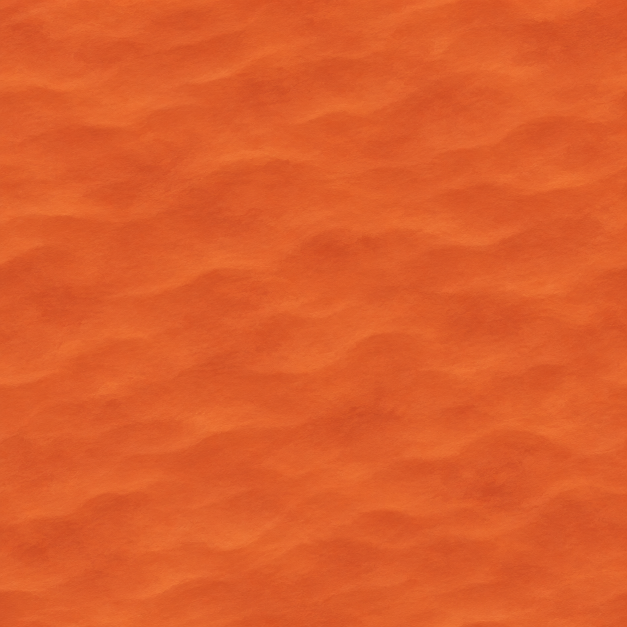
#> input picture art/canyon/sand_tex.png, 1254 x 1254 px, found by its file name (shown at 1/2 size)
$ python canyon.py ../art/canyon/sand_tex.png ../art/canyon/mesa_tex.png
#> lines starting #> are read from the running program, lines starting #| are printed output that depends on the picture; after the words box and inside, x2 and y2 are one past the last pixel; in counts of white or black regions, pixels touching at a corner belong together
#> in tex, im is the input picture: PIL image 1254x1254 RGB; mean R, G, B 221.2, 93.8, 43.3
### build/terrain.py
# painted scenery and ground (original art supplied by the game's owner):
# trees, bushes, rocks, sea rocks, a walking sheep, seamless grass / water textures, and
# edge-and-corner sheets for meadow patches, island sand and island grass, built from the painted textures
# in the exact 4x4 layout the game's auto() expects (col: left edge, middle, right edge, single; same for rows).
import sys,os,json,math
import numpy as np
from PIL import Image,ImageFilter
sys.path.insert(0,'/home/claude/pipe')
from paint2 import cutout
from flyers import alpha_of
from gob import split,top_shift

K=2.5
def save(im,OUT,n):im.save(os.path.join(OUT,n+'.png'),optimize=True)
def sharpen(im):
    rgb=im.convert('RGB').filter(ImageFilter.UnsharpMask(1.5,90,2)).convert('RGBA');rgb.putalpha(im.getchannel('A'));return rgb

# [10 lines left out: functions prop, row, not called in this run]

def seamless(arr):
    # blend the texture with itself shifted by half, so its edges wrap without a visible seam
    h,w=arr.shape[:2];B=np.roll(np.roll(arr,h//2,0),w//2,1)
#> after `h, w = arr.shape[:2]`: h = 1254; w = 1254
    y=np.linspace(0,1,h)[:,None];x=np.linspace(0,1,w)[None,:]
#> after `y = np.linspace(0, 1, h)[:, None]`: y = 1254 values from 0 to 1
    m=np.minimum(np.minimum(x,1-x),np.minimum(y,1-y))*2;m=np.clip(m*2.2,0,1)[...,None]
    return arr*m+B*(1-m)

def tex(path,size,crop=None):
    im=Image.open(path).convert('RGB')
    if crop:im=im.crop(crop)
    a=seamless(np.asarray(im).astype(float));return Image.fromarray(a.clip(0,255).astype('uint8')).resize((size,size),Image.LANCZOS)
#> call 2 of tex, with path = '../art/canyon/sand_tex.png/mesa_tex.png', size = 128, crop = (300, 300, 800, 800)
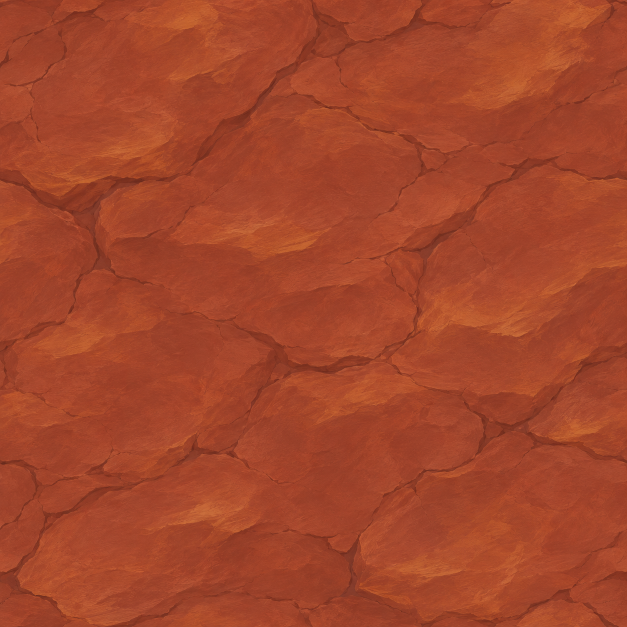
#> input picture art/canyon/mesa_tex.png, 1254 x 1254 px, found by its file name (shown at 1/2 size)
#> in tex, im is the input picture: PIL image 1254x1254 RGB; mean R, G, B 163.2, 69.9, 43.1

def sheet(texture,T,ink,ink_w,inset,amp,shade=None):
    # 4x4 edge sheet; texture is a T-px seamless tile
#> called with T = 128, ink = (62, 24, 16), ink_w = 11, inset = 6.4, amp = 5.76, shade = 0
    tx=np.asarray(texture.convert('RGB')).astype(float)
    out=np.zeros((4*T,4*T,4))
    yy,xx=np.mgrid[0:T,0:T].astype(float)+.5
    wob=lambda t,ph:inset+amp*(np.sin(2*np.pi*(2*t/T)+ph)*.6+np.sin(2*np.pi*(3*t/T)+ph*1.7)*.4)
    r=T*.32
    for cy in range(4):
        for cx in range(4):
            L=cx in(0,3);R=cx in(2,3);U=cy in(0,3);D=cy in(2,3);BIG=1e9
            dl=xx-wob(yy,.3) if L else BIG+0*xx;dr=(T-xx)-wob(yy,1.1) if R else BIG+0*xx
            du=yy-wob(xx,2.0) if U else BIG+0*xx;dd=(T-yy)-wob(xx,2.9) if D else BIG+0*xx
            eff=np.minimum.reduce([dl,dr,du,dd])
            for a,b in((dl,du),(du,dr),(dr,dd),(dd,dl)):
                c=(a<r)&(b<r);e=r-np.hypot(r-a,r-b);eff=np.where(c,np.minimum(eff,e),eff)
            al=np.clip(eff+.5,0,1)
            col=tx.copy()
            if shade is not None:
                k=np.clip(1-eff/(T*.18),0,1)[...,None];col=col*(1-shade*k)
            ik=np.clip(1-np.abs(eff-ink_w/2)/(ink_w/2),0,1)[...,None]*(eff<ink_w*1.2)[...,None]
            col=col*(1-ik)+np.array(ink)[None,None,:]*ik
            out[cy*T:(cy+1)*T,cx*T:(cx+1)*T,:3]=col;out[cy*T:(cy+1)*T,cx*T:(cx+1)*T,3]=al*255
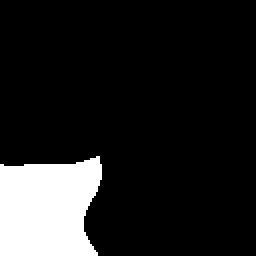
#> c: shape (128, 128) bool (shown 2 times larger); 13.1% white; 1 white region, box (x1, y1, x2, y2) and area: (0, 78, 51, 128) 2150
    return Image.fromarray(out.clip(0,255).astype('uint8'),'RGBA')
#> returned value: PIL image 512x512 RGBA
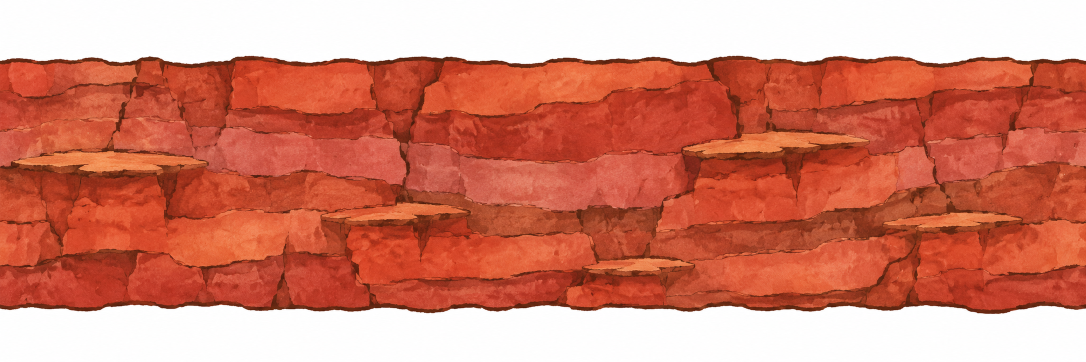
#> input picture art/canyon/cliff2.png, 2172 x 724 px, found by its file name (shown at 1/2 size)

# [27 lines that do not run on import are left out]

### build/flyers.py
# painted flying creatures (original art supplied by the game's owner): each source image holds three
# wing poses in a row (up, level, down) facing right. Cut them out, line the bodies up, and lay them
# out as a 4-frame flap loop: up, level, down, level.
import sys,os,json
import numpy as np
from PIL import Image,ImageFilter
from scipy import ndimage as ndi

K=2.5
# visible wingspan in map cells at the flyer's own in-game scale, so each sits at its old size
SIZE={'dragon':(1.9,1.15),'phoenix':(1.45,.9),'pegasus':(1.5,1.25),'bats':(.62,1),'wyrm':(2.0,1.2),'angel':(1.2,.8),'drake':(1.8,1.05),'imp':(1.0,1.05)}

def alpha_of(im):
    mn=im.min(-1)
    lab,_=ndi.label(mn>232);e=set(lab[0,:])|set(lab[-1,:])|set(lab[:,0])|set(lab[:,-1]);e.discard(0)
#> after `lab, _ = ndi.label(mn > 232)`:
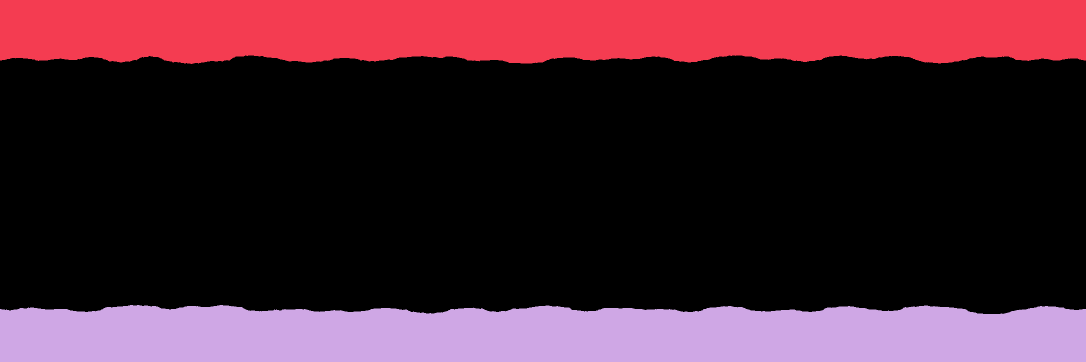
#> lab: shape (724, 2172) int32 (shown at 1/2 size); 3 distinct labels, from 0 to 2; one colour per label, 0 black
#> after `e = set(lab[0, :]) | set(lab[-1, :]) | set(lab[:, 0]) | set(lab[:, -1]`: e = 3 items
    bg=np.isin(lab,list(e))
#> bg: shape (724, 2172) bool; 31% white; 2 white regions, box (x1, y1, x2, y2) and area: (0, 0, 2172, 128) 257471, (0, 610, 2172, 724) 229733
    solid=~bg
    solid=ndi.binary_opening(solid,iterations=1)
#> solid: shape (724, 2172) bool; 69% white; 2 black regions, box (x1, y1, x2, y2) and area: (0, 0, 2172, 128) 257473, (0, 610, 2172, 724) 229735
    # holes of plain white enclosed by the figure (inside a halo, between wing and body) are background too
    wl,wn=ndi.label((mn>245)&solid)
#> wl: shape (724, 2172) int32; every value is 0
#> wn = 0
    if wn:
        ws=ndi.sum(np.ones_like(wl),wl,range(1,wn+1));solid&=~np.isin(wl,[i+1 for i,v in enumerate(ws) if v>700])
    lab,n=ndi.label(solid)
#> n = 1
    if n:
        sz=ndi.sum(solid,lab,range(1,n+1));solid=np.isin(lab,[i+1 for i,v in enumerate(sz) if v>=250])
#> after `sz = ndi.sum(solid, lab, range(1, n + 1))`: sz = [1085320]
    return ndi.gaussian_filter(np.where(solid,255.,0.),.8)
#> returned value: shape (724, 2172) float64

# [48 lines left out: functions split, body_shift, build, not called in this run]

# [7 lines that do not run on import are left out]

### build/paint2.py
# front-on painted hero castles: cut from white, drop the pale ground shadow, sharpen, add a firm dark outline so they sit with the pixel art
import sys,os,json,numpy as np
from PIL import Image,ImageFilter
from scipy import ndimage as ndi
def cutout(path,blank_top=0):
    im=np.asarray(Image.open(path).convert('RGB')).astype(float)
    if blank_top:im[:blank_top]=255
    mx=im.max(-1);mn=im.min(-1);lum=(im*[.3,.59,.11]).sum(-1);sat=(mx-mn)/np.maximum(mx,1)
    def edge_connected(mask):
        lab,_=ndi.label(mask);e=set(lab[0,:])|set(lab[-1,:])|set(lab[:,0])|set(lab[:,-1]);e.discard(0);return np.isin(lab,list(e))
    bg=edge_connected(mn>232)
    core=((sat>.22)|(lum<165))&~bg                     # real paint: coloured or dark; the hatched ground shadow is pale and grey
    core=ndi.binary_opening(core,iterations=2);core=ndi.binary_closing(core,iterations=6);solid=ndi.binary_fill_holes(core)
    solid=ndi.binary_opening(solid,iterations=3)
    lab,n=ndi.label(solid);sizes=ndi.sum(solid,lab,range(1,n+1));solid=lab==(1+int(np.argmax(sizes)))
    wl,wn=ndi.label((mn>236)&solid)
    if wn:
        ws=ndi.sum(np.ones_like(wl),wl,range(1,wn+1));solid&=~np.isin(wl,[i+1 for i,v in enumerate(ws) if v>260])
    a=ndi.gaussian_filter(np.where(solid,255.,0.),.9)
    res=Image.fromarray(np.dstack([im,a]).clip(0,255).astype('uint8'));return res.crop(res.getbbox())
# [5 lines left out: function finish, not called in this run]
def ruin(im):
    a=np.asarray(im).astype(float);l=(a[...,:3]*[.3,.59,.11]).sum(-1,keepdims=True);a[...,:3]=(l*.55+a[...,:3]*.15)*[1,.96,1.05];return Image.fromarray(a.clip(0,255).astype('uint8'))
# [8 lines that do not run on import are left out]

### build/canyon.py
# Red Canyon art (original art supplied by the game's owner): desert sand, mesa-top edge sheet, a cliff band
# that hangs under the front edge of every mesa, cacti, a dry bush, red rocks, a skull, a tumbleweed and a lizard
import sys,os,json
import numpy as np
from PIL import Image,ImageFilter
from scipy import ndimage as ndi
sys.path.insert(0,'/home/claude/pipe')
from paint2 import cutout
from flyers import alpha_of
from terrain import tex,sheet,prop,sharpen,K,save
import gob
src,OUT=sys.argv[1],sys.argv[2];M={};P=lambda n:os.path.join(src,n)

# ground
save(tex(P('sand_tex.png'),512),OUT,'dsand')
T=128;mt=tex(P('mesa_tex.png'),T,(300,300,800,800))
from PIL import ImageEnhance
mt=ImageEnhance.Color(ImageEnhance.Brightness(mt).enhance(1.12)).enhance(1.12)   # lift the plateau tops so they read against the sand
save(sheet(mt,T,(62,24,16),11,T*.05,T*.045,.0),OUT,'mesa')

# cliff bands: cut the rock strip off the white, keep its lower part (the top is hidden under the mesa edge),
# make it wrap left to right, and fit it to three cells wide and 0.7 of a cell tall. Two variants, one per row.
def band(path):
    rgb=np.asarray(Image.open(path).convert('RGB')).astype(float);a=alpha_of(rgb);ys,xs=np.nonzero(a>128)
    y0,y1,x0,x1=ys.min(),ys.max()+1,xs.min()+6,xs.max()-5
#> y0 = 111; y1 = 628; x0 = 6; x1 = 2166
    im=Image.fromarray(np.dstack([rgb,a]).clip(0,255).astype('uint8'),'RGBA').crop((x0,y0+int((y1-y0)*.18),x1,y1))
#> im: PIL image 2160x424 RGBA
    W,H=3*T,int(T*1.0);im=im.resize((W+60,H),Image.LANCZOS);arr=np.asarray(im).astype(float)
    o=60;w=np.linspace(0,1,o)[None,:,None];arr[:,:o]=arr[:,:o]*w+arr[:,W:W+o]*(1-w)   # blend the ends so it wraps
#> after `arr[:, :o] = arr[:, :o] * w + arr[:, W:W + o] * (1 - w)`: arr: shape (128, 444, 4) float64; mean R, G, B, A 188.6, 75.5, 50, 249.2
    return Image.fromarray(arr[:,:W].clip(0,255).astype('uint8'),'RGBA')
#> returned value: PIL image 384x128 RGBA
b1,b2=band(P('cliff2.png')),band(P('cliff1.png'))
#> call 2 of band, with path = '../art/canyon/sand_tex.png/cliff1.png'
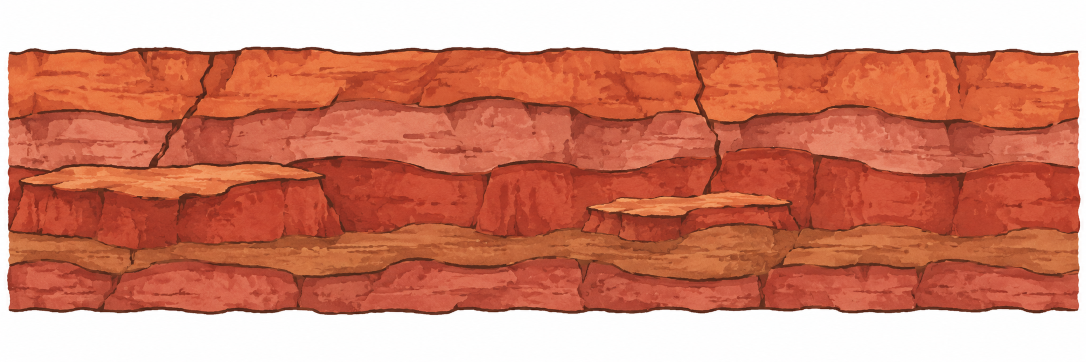
#> input picture art/canyon/cliff1.png, 2172 x 724 px, found by its file name (shown at 1/2 size)
#> in alpha_of (call 2), `lab, _ = ndi.label(mn > 232)`: lab: shape (724, 2172) int32; values 0 (black) and 1 (white), 28.6% white; 1 white region, box (x1, y1, x2, y2) and area: (0, 0, 2172, 724) 449504
#> in alpha_of (call 2), `solid=ndi.binary_opening(solid,iterations=1)`: solid: shape (724, 2172) bool; 71.4% white; 1 black region, box (x1, y1, x2, y2) and area: (0, 0, 2172, 724) 449506
#> in band (call 2), `y0,y1,x0,x1=ys.min(),ys.max()+1,xs.min()+6,xs.max()-5`: y0 = 93; y1 = 631; x0 = 20; x1 = 2155
#> in band (call 2), `arr[:, :o] = arr[:, :o] * w + arr[:, W:W + o] * (1 - w)`:
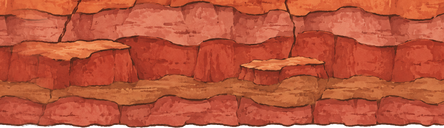
#> arr: shape (128, 444, 4) float64; mean R, G, B, A 186, 85.1, 59, 250.9; transparent parts drawn white
#> in band (call 2), `return Image.fromarray(arr[:,:W].clip(0,255).astype('uint8'),'RGBA')`:
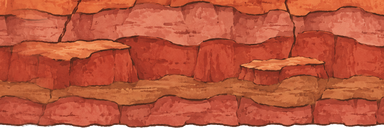
#> returned value: PIL image 384x128 RGBA; mean R, G, B, A 185.7, 85.1, 59, 251; transparent parts drawn white
cl=Image.new('RGBA',(b1.width,b1.height*2),(0,0,0,0));cl.paste(b1,(0,0));cl.paste(b2,(0,b1.height));save(cl,OUT,'cliff')

# scenery: (file, name, height in cells, in-game scale)
for f,n,hc,sc in[('saguaro.png','cac_sag',1.35,.72),('barrel.png','cac_bar',.5,.72),('pear.png','cac_pear',.62,.72),('drybush.png','dbush',.62,.72),('tumble.png','tumble',.5,1)]:
    im,m=prop(cutout(P(f)),hc,sc,2);save(im,OUT,n);M[n]=m
#> (the run stopped early here; a loop or call above may not have finished)
